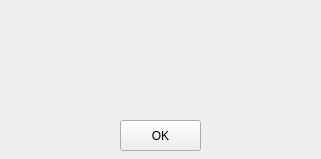
<?xml version="1.0" encoding="UTF-8"?>
<ui version="4.0">
 <class>login_dialog</class>
 <widget class="QWidget" name="login_dialog">
  <property name="geometry">
   <rect>
    <x>0</x>
    <y>0</y>
    <width>321</width>
    <height>159</height>
   </rect>
  </property>
  <property name="windowTitle">
   <string>登录</string>
  </property>
  <widget class="QWidget" name="horizontalLayoutWidget">
   <property name="geometry">
    <rect>
     <x>-1</x>
     <y>10</y>
     <width>321</width>
     <height>80</height>
    </rect>
   </property>
   <layout class="QHBoxLayout" name="horizontalLayout">
    <item>
     <spacer name="horizontalSpacer_2">
      <property name="orientation">
       <enum>Qt::Horizontal</enum>
      </property>
      <property name="sizeHint" stdset="0">
       <size>
        <width>40</width>
        <height>20</height>
       </size>
      </property>
     </spacer>
    </item>
    <item>
     <widget class="QLabel" name="label">
      <property name="font">
       <font>
        <pointsize>19</pointsize>
        <weight>75</weight>
        <bold>true</bold>
        <underline>true</underline>
       </font>
      </property>
      <property name="text">
       <string>&lt;html&gt;&lt;head/&gt;&lt;body&gt;&lt;p align=&quot;center&quot;&gt;&lt;br/&gt;&lt;/p&gt;&lt;/body&gt;&lt;/html&gt;</string>
      </property>
     </widget>
    </item>
    <item>
     <spacer name="horizontalSpacer">
      <property name="orientation">
       <enum>Qt::Horizontal</enum>
      </property>
      <property name="sizeHint" stdset="0">
       <size>
        <width>40</width>
        <height>20</height>
       </size>
      </property>
     </spacer>
    </item>
   </layout>
  </widget>
  <widget class="QPushButton" name="pushButton">
   <property name="geometry">
    <rect>
     <x>120</x>
     <y>120</y>
     <width>81</width>
     <height>31</height>
    </rect>
   </property>
   <property name="text">
    <string>OK</string>
   </property>
  </widget>
  <widget class="QLabel" name="label_2">
   <property name="geometry">
    <rect>
     <x>0</x>
     <y>0</y>
     <width>331</width>
     <height>161</height>
    </rect>
   </property>
   <property name="styleSheet">
    <string notr="true">background-image:url(:/new/login.png);</string>
   </property>
   <property name="text">
    <string/>
   </property>
  </widget>
  <zorder>label_2</zorder>
  <zorder>horizontalLayoutWidget</zorder>
  <zorder>pushButton</zorder>
 </widget>
 <resources>
  <include location="../Resource_files/photo.qrc"/>
 </resources>
 <connections>
  <connection>
   <sender>pushButton</sender>
   <signal>clicked()</signal>
   <receiver>login_dialog</receiver>
   <slot>close()</slot>
   <hints>
    <hint type="sourcelabel">
     <x>164</x>
     <y>125</y>
    </hint>
    <hint type="destinationlabel">
     <x>255</x>
     <y>112</y>
    </hint>
   </hints>
  </connection>
 </connections>
</ui>
